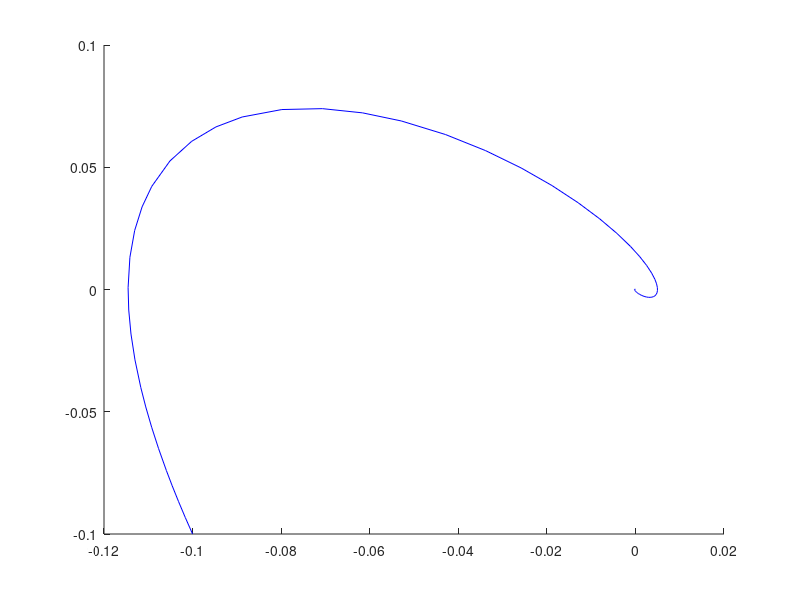

Here is the MATLAB script that generated this plot: (Note: this script raises an error after producing the figure.)
function duffing_phase()
global alfa bata c x_eq
clc
close all

bata = 1;
a = linspace(-2,2,1);
c = 2;

%%%%alfa > 0, 1 eq , 1 stable
%%%%alfa < 0, 3 eq , 2 stable 1 unstable

x = linspace(-0.1,0.1,2);
xdot = linspace(-0.1,0.1,2);
figure()
hold on
for alfa = a
    alfa
    coeff = [bata 0 alfa 0];
    eq_pts = roots(coeff);
    eq_pts = real(eq_pts);
    eq_pts = unique(eq_pts);
    x_eq = eq_pts(1);
    for idx = 1:length(x)
        for jdx = 1:length(xdot)
            xinitial = [x(idx);xdot(jdx)];
            [tout,xout] = ode45(@Nonlin,[0 20],xinitial);
            alfa_vec = alfa*ones(length(tout),1);
            plot3(xout(:,1),xout(:,2),alfa_vec,'b-')
            plot3(xout(1,1),xout(1,2),alfa_vec,'g*')
            plot3(xout(end,1),xout(end,2),alfa_vec,'rs')
            
            [toutL,xoutL] = ode45(@Lin,[0 20],xinitial);
            alfa_vec = alfa*ones(length(toutL),1);
            plot3(xoutL(:,1),xoutL(:,2),alfa_vec,'r-')
            plot3(xoutL(1,1),xoutL(1,2),alfa_vec,'g*')
            plot3(xoutL(end,1),xoutL(end,2),alfa_vec,'m^')
        end
    end
end

function dxdt = Nonlin(t,xvec)
global alfa bata c

x = xvec(1);
xdot = xvec(2);
xdbldot = -c*xdot - alfa*x - bata*x^3;

dxdt = [xdot;xdbldot];

function dxdt = Lin(t,xvec)
global alfa bata c x_eq

A = [0 1;-alfa-3*bata*x_eq^2 -c];

dxdt = A*xvec;
